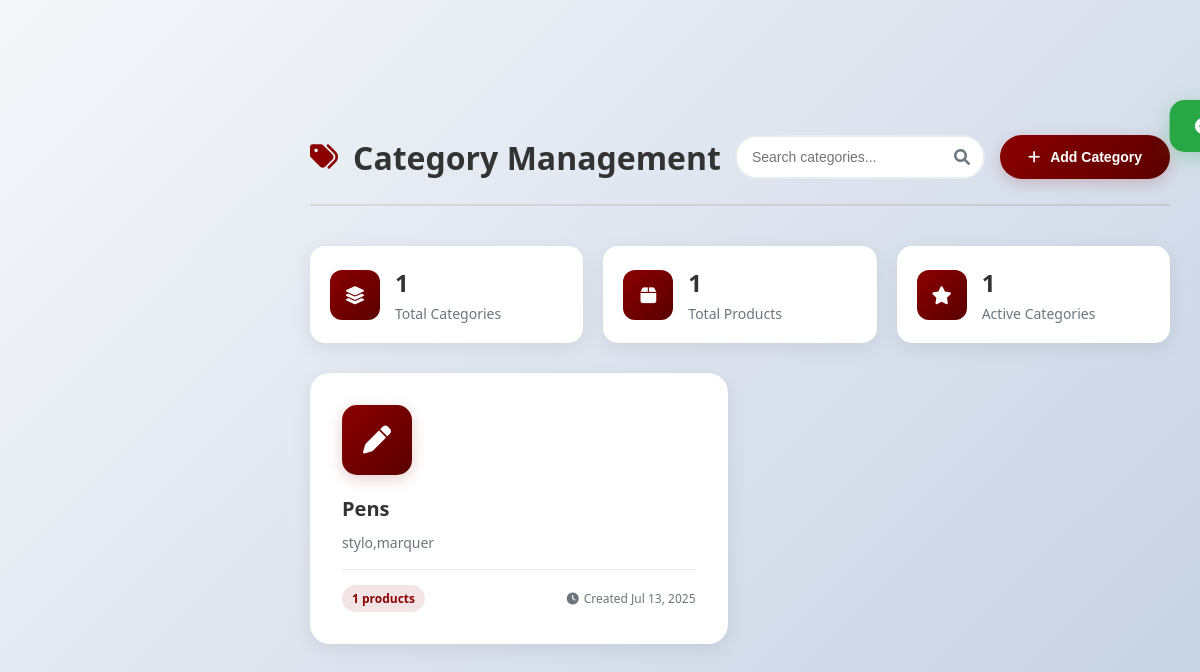
/category.php, run on an earlier commit of the app's database.
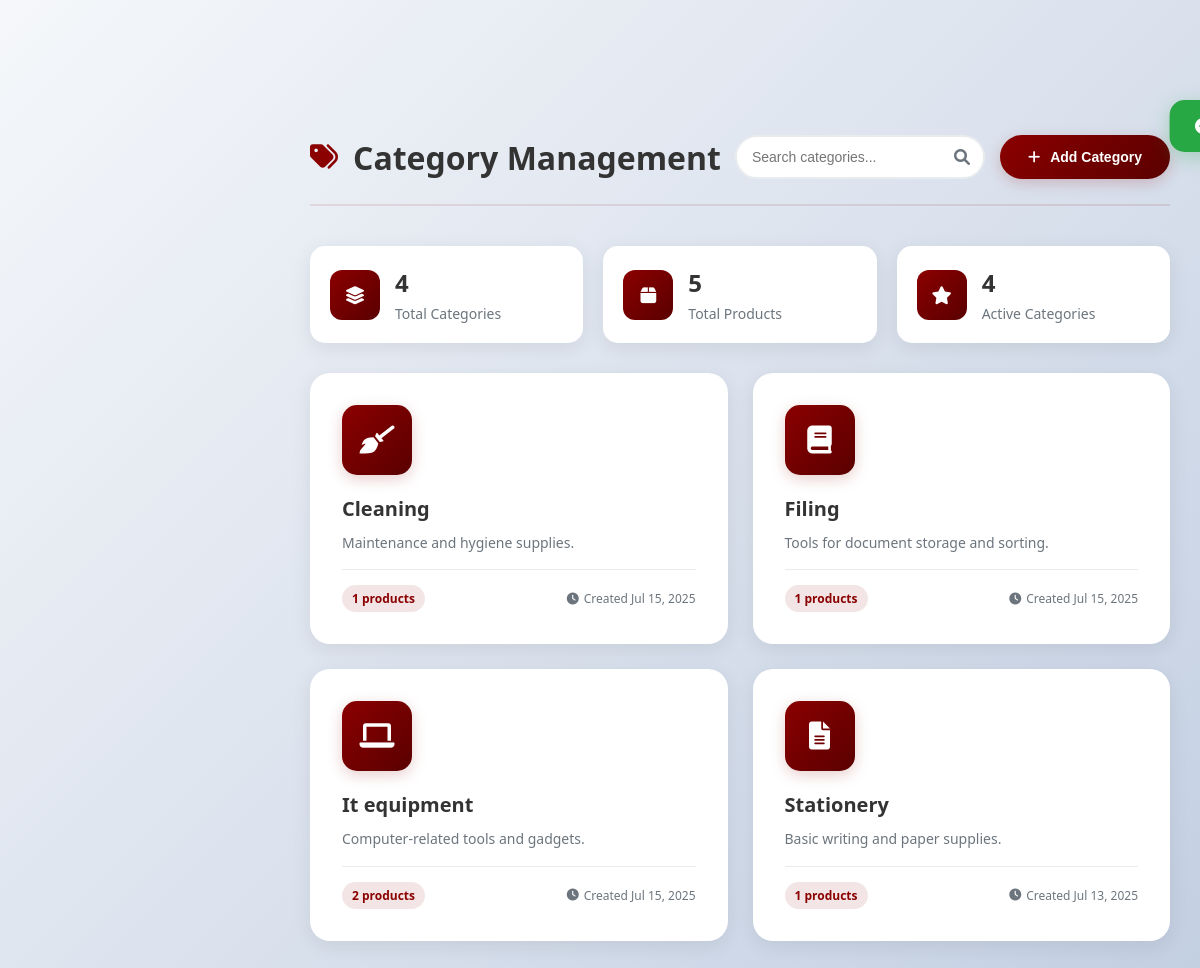
And on a later commit of the database.
### tables this page shows
CREATE TABLE `categories` (
  `id_categorie` int(11) NOT NULL,
  `nom_categorie` varchar(50) NOT NULL,
  `description` text DEFAULT NULL,
  `icon` varchar(50) DEFAULT NULL,
  `date_creation` datetime DEFAULT current_timestamp()
);

### category.php (the view, shortened to what this page needs)
<!DOCTYPE html>
<html lang="en">
<head>
    <link href="https://cdnjs.cloudflare.com/ajax/libs/font-awesome/6.0.0/css/all.min.css" rel="stylesheet">
</head>
<body>
<?php
$servername = "localhost";
$username = "root";
$password = "";
$dbname = "ch office track";
try {
    $pdo = new PDO("mysql:host=$servername;dbname=$dbname", $username, $password);
    $pdo->setAttribute(PDO::ATTR_ERRMODE, PDO::ERRMODE_EXCEPTION);
    $stmt = $pdo->query("SELECT c.*, COUNT(a.id_article) as product_count
                         FROM categories c
                         LEFT JOIN article a ON c.id_categorie = a.id_categorie
                         GROUP BY c.id_categorie
                         ORDER BY c.nom_categorie");
    $categories = $stmt->fetchAll(PDO::FETCH_ASSOC);
    $stmt = $pdo->query("SELECT COUNT(*) as total FROM article");
    $totalProducts = $stmt->fetchColumn();
    $totalCategories = count($categories);
} catch(PDOException $e) {
    die("Erreur de connexion: " . $e->getMessage());
}
?>
    <div class="success-message" id="successMessage">
        <i class="fas fa-check-circle"></i> Category added successfully!
    </div>
    <main class="categories-container">
        <div class="categories-header">
            <h1 class="categories-title">
                <i class="fas fa-tags"></i> Category Management
            </h1>
            <div class="header-actions">
                <div class="search-box">
                    <input type="text" class="search-input" placeholder="Search categories..." id="searchInput">
                    <i class="fas fa-search search-icon"></i>
                </div>
                <button class="add-category-btn" onclick="showAddCategoryModal()">
                    <i class="fas fa-plus"></i> Add Category
                </button>
            </div>
        </div>
        <div class="categories-stats">
            <div class="stat-card">
                <div class="stat-icon">
                    <i class="fas fa-layer-group"></i>
                </div>
                <div class="stat-info">
                    <h3 id="totalCategories"><?php echo $totalCategories; ?></h3>
                    <p>Total Categories</p>
                </div>
            </div>
            <div class="stat-card">
                <div class="stat-icon">
                    <i class="fas fa-box"></i>
                </div>
                <div class="stat-info">
                    <h3 id="totalProducts"><?php echo $totalProducts; ?></h3>
                    <p>Total Products</p>
                </div>
            </div>
            <div class="stat-card">
                <div class="stat-icon">
                    <i class="fas fa-star"></i>
                </div>
                <div class="stat-info">
                    <h3 id="activeCategories"><?php echo $totalCategories; ?></h3>
                    <p>Active Categories</p>
                </div>
            </div>
        </div>
        <div class="categories-grid" id="categoriesGrid">
            <?php foreach($categories as $category): ?>
                <div class="category-card" data-category="<?php echo $category['id_categorie']; ?>" onclick="viewProductsByCategory(<?php echo $category['id_categorie']; ?>)">
                    <div class="category-header">
                        <div class="category-icon">
                            <i class="fas <?php echo htmlspecialchars($category['icon'] ?? 'fa-tag'); ?>"></i>
                        </div>
                    </div>
                    <h3><?php echo htmlspecialchars($category['nom_categorie']); ?></h3>
                    <p><?php echo htmlspecialchars($category['description'] ?? 'No description'); ?></p>
                    <div class="category-meta">
                        <span class="product-count"><?php echo $category['product_count']; ?> products</span>
                        <span class="category-tag">
                            <i class="fas fa-clock"></i>
                            <?php echo isset($category['date_creation']) ? 'Created ' . date('M d, Y', strtotime($category['date_creation'])) : 'No date'; ?>
                        </span>
                    </div>
                </div>
            <?php endforeach; ?>
        </div>
    </main>
</body>
</html>

What changed in the data, as far as the page shows it:
added categories: nom_categorie "Cleaning", description "Maintenance and hygiene supplies.", product_count "1", date_creation "Jul 15, 2025"
added categories: nom_categorie "Filing", description "Tools for document storage and sorting.", product_count "1", date_creation "Jul 15, 2025"
added categories: nom_categorie "It equipment", description "Computer-related tools and gadgets.", product_count "2", date_creation "Jul 15, 2025"
changed categories: icon "fa-pen" → "fa-file-alt" (drawn); nom_categorie "Pens" → "Stationery"; description "stylo,marquer" → "Basic writing and paper supplies."
Also different on the page:
$totalCategories: "1" → "4"
$totalProducts: "1" → "5"
